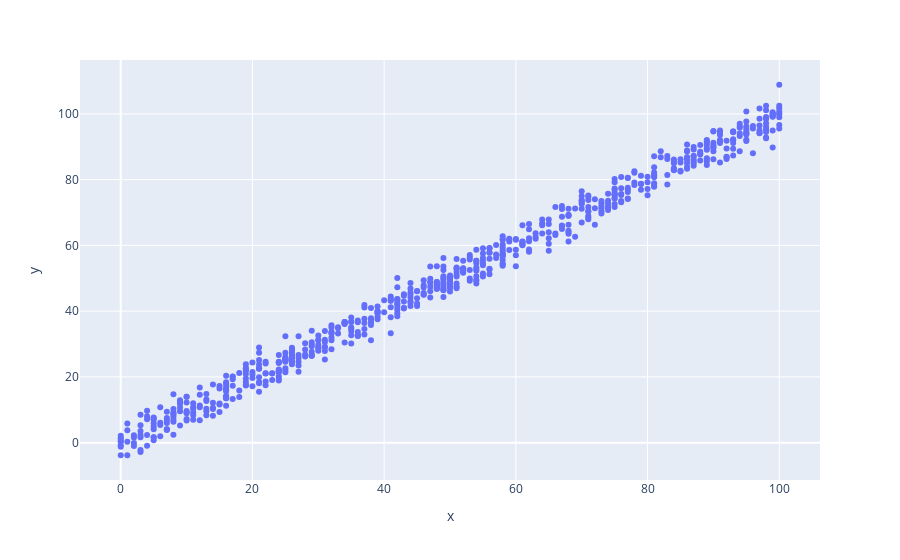

The notebook cell saved with this chart:
### Code cell
f = px.scatter(x = data['x'],y = data['y'])
f.show()

### Figure 1 — Plotly figure (JSON) as saved in the notebook; plotly's stock layout.template omitted (floating-point values rounded to 4 significant figures; data arrays with more than 128 entries replaced by an {"elided": "..."} marker saying what was removed)
{"data": [{"hovertemplate": "x=%{x}<br>y=%{y}<extra></extra>", "legendgroup": "", "marker": {"color": "#636efa", "symbol": "circle"}, "mode": "markers", "name": "", "orientation": "v", "showlegend": false, "type": "scatter", "x": {"elided": "699 int values"}, "xaxis": "x", "y": {"elided": "699 float values"}, "yaxis": "y"}], "layout": {"legend": {"tracegroupgap": 0}, "margin": {"t": 60}, "xaxis": {"anchor": "y", "domain": [0, 1], "title": {"text": "x"}}, "yaxis": {"anchor": "x", "domain": [0, 1], "title": {"text": "y"}}}}
